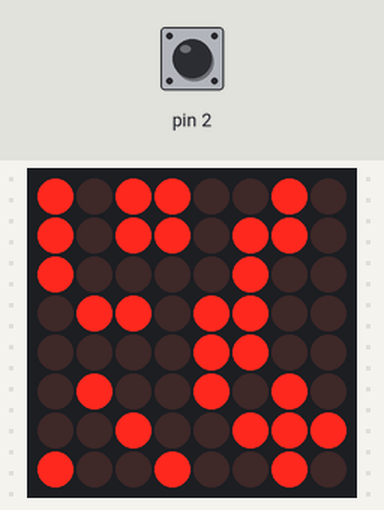
Simulated run of this program. Board: Arduino Uno, built with avr-gcc and run on an emulated ATmega328P. On the bench: 8×8 LED matrix. The test bench sets the inputs (shaded band); at power-on: pin 2 LOW. Random numbers use the default seed unless the program sets one.

Above: at 1.29 s.
1.3 s: pin 2 driven HIGH
At 1.9 s:
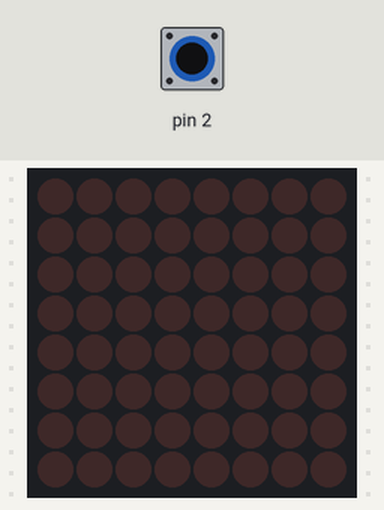
3.1 s: pin 2 pulsed LOW 2 times (0.12 s each, 0.3 s apart)
At 3.54 s:
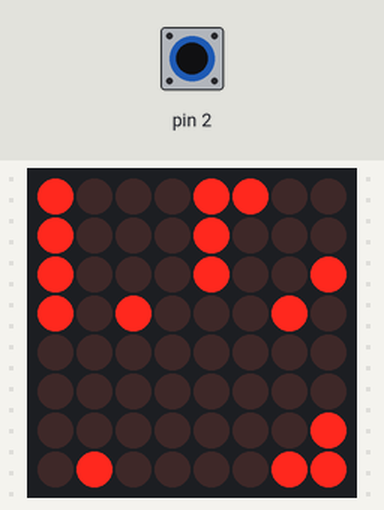
5.2 s: pin 2 pulsed LOW 5 times (0.12 s each, 0.3 s apart)
At 5.67 s:
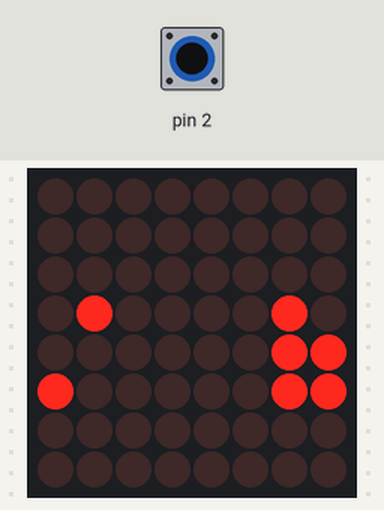
Timing chart, 0 to 8.2 s (numbered marks = the images above; inputs shaded):
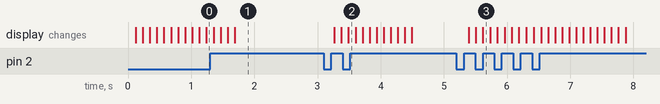

The program:

main.cpp
```cpp
#include "LedControl.h"
#define DIN 11
#define CS 7
#define CLK 13
#define DELAY 100
#define WRAP_BOUNDARY 1
#define RANDOMIZE 0

LedControl lc = LedControl(DIN, CLK, CS, 1);

// 282 iteration long initial pattern
bool matrix[8][8] = {
    {0, 0, 1, 1, 1, 0, 0, 0},
    {1, 0, 0, 0, 0, 0, 0, 0},
    {1, 0, 1, 0, 0, 1, 0, 0},
    {1, 0, 0, 1, 1, 1, 1, 0},
    {0, 0, 1, 0, 0, 1, 1, 0},
    {1, 1, 0, 1, 0, 1, 0, 1},
    {0, 0, 1, 0, 0, 0, 1, 0},
    {0, 1, 0, 0, 0, 1, 0, 1},
};

bool backbuf[8][8] = {{0}};

volatile bool doRandomize = false;

void randomize()
{
  for (int i = 0; i < 8; i++)
  {
    for (int j = 0; j < 8; j++)
    {
      matrix[i][j] = random(2);
    }
  }
  memcpy(backbuf, matrix, 8 * 8 * sizeof(bool));
}

bool get(int i, int j)
{
#ifdef WRAP_BOUNDARY
  if (i < 0)
    i = 7;
  if (i > 7)
    i = 0;
  if (j < 0)
    j = 7;
  if (j > 7)
    j = 0;
#else
  if (i < 0 || i > 7 || j < 0 || j > 7)
  {
    return false;
  }
#endif
  return matrix[j][i];
}

void GOL()
{
  for (int j = 0; j < 8; j++)
  {
    for (int i = 0; i < 8; i++)
    {
      int neighbors = get(i - 1, j) + get(i + 1, j) + get(i, j - 1) + get(i, j + 1) + get(i - 1, j - 1) + get(i + 1, j + 1) + get(i - 1, j + 1) + get(i + 1, j - 1);
      if (neighbors < 2)
      {
        backbuf[j][i] = 0;
      }
      else if (neighbors > 3)
      {
        backbuf[j][i] = 0;
      }
      else if (neighbors == 3)
      {
        backbuf[j][i] = 1;
      }
    }
  }
  memcpy(matrix, backbuf, 8 * 8 * sizeof(bool));
}

void button_ISR()
{
  doRandomize = true;
}

void setup()
{
  randomSeed(analogRead(0));
  lc.shutdown(0, false);
  lc.setIntensity(0, 0);
  lc.clearDisplay(0);

#if RANDOMIZE
  randomize();
#endif

  memcpy(backbuf, matrix, 8 * 8 * sizeof(bool));

  attachInterrupt(digitalPinToInterrupt(2), button_ISR, RISING);
}

void loop()
{
  if (doRandomize)
  {
    doRandomize = false;
    randomize();
  }
  for (int j = 0; j < 8; j++)
  {
    for (int i = 0; i < 8; i++)
    {
      lc.setLed(0, i, j, get(i, j));
    }
  }
  delay(DELAY);
  GOL();
}
```

Measured:
- after the input at 3.1 s, the display: first changes after 0.16 s (image 2 shows a later state)
- after the input at 5.2 s, the display: first changes after 0.20 s (image 3 shows a later state)
